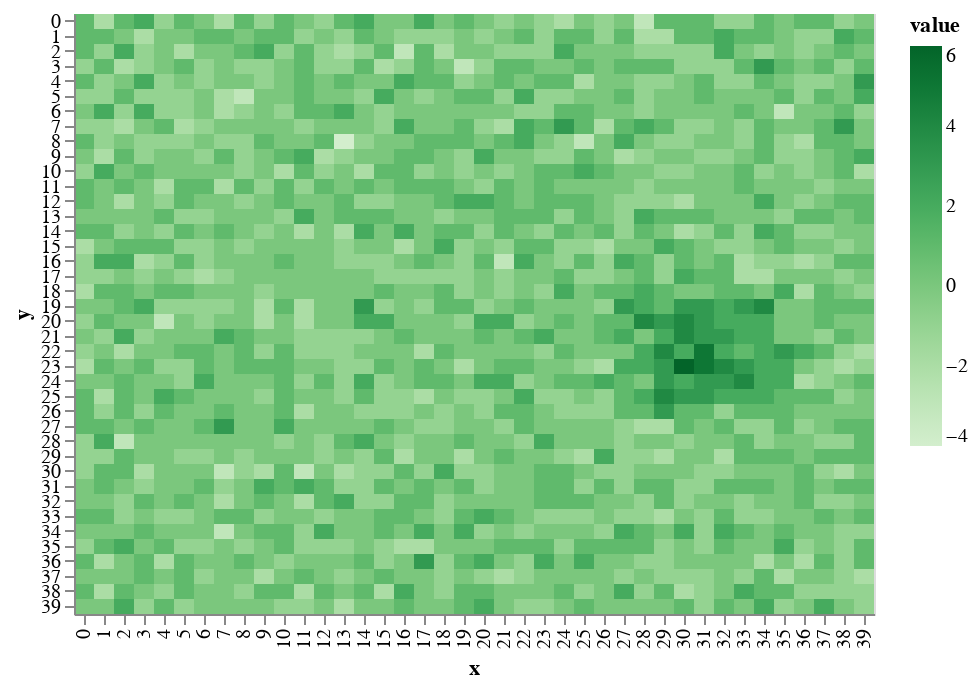

Notebook code cell kept with this figure:
### Markdown cell above
This makes a much more _natural_ looking mountain.

### Code cell
world.add_mountain(mdf)
draw.drawTerrainHeight(world.grid_elevation)

### Figure 1 — Vega-Lite specification as saved in the notebook (floating-point values rounded to 4 significant figures; data arrays with more than 128 entries replaced by an {"elided": "..."} marker saying what was removed)
{"$schema": "https://vega.github.io/schema/vega-lite/v2.6.0.json", "config": {"view": {"height": 300, "width": 400}}, "data": {"name": "data-93616826afb70c7f6c7ff59f34757bbb"}, "datasets": {"data-93616826afb70c7f6c7ff59f34757bbb": {"elided": "1600 records"}}, "encoding": {"color": {"field": "value", "scale": {"scheme": "greens"}, "type": "quantitative"}, "x": {"field": "x", "type": "ordinal"}, "y": {"field": "y", "type": "ordinal"}}, "mark": "rect"}
